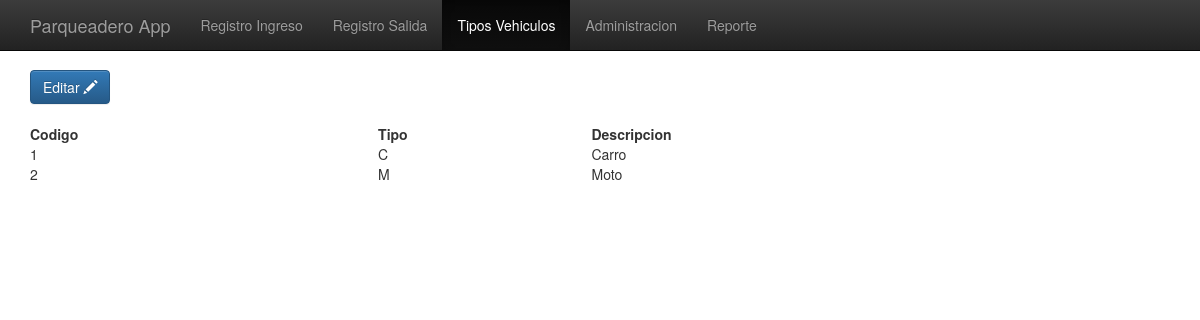
The page /index.php/tipovehiculo on the database its author committed.
### tables this page shows
CREATE TABLE `tipos_vehiculos` (
  `id_tipo_vehiculo` int(11) NOT NULL AUTO_INCREMENT,
  `tipo` char(2) NOT NULL,
  `descripcion` varchar(20) NOT NULL,
  PRIMARY KEY (`id_tipo_vehiculo`)
);

### application/controllers/Tipovehiculo.php (called while the page is built, shortened)
<?php
class Tipovehiculo extends CI_Controller {
	function __construct(){
		$this->load->model('tipovehiculo_model');
	}
	public function index()
	{
		$data['seleccion'] = 'tipovehiculo';
		$this->load->view('encabezado',$data);
		$data['tipos'] = $this->tipovehiculo_model->traer_datos();
		$this->load->view('tipovehiculo',$data);
		$this->load->view('footer');
	}
}

### index.php (called while the page is built, shortened)
<?php
require_once BASEPATH.'core/CodeIgniter.php';

### application/models/Tipovehiculo_model.php (called while the page is built, shortened)
<?php
class Tipovehiculo_model extends CI_Model {
	private $tabla = 'tipos_vehiculos';
	public function traer_datos()
	{
		$query = $this->db->get($this->tabla);
		if ($query->num_rows() > 0) return $query;
		else return false;
	}
}

### application/views/tipovehiculo.php (the view, shortened to what this page needs)
<div id="herramientas" class="container">
	<button id="button" type="button" class="btn btn-primary">
      Editar <span class=" glyphicon glyphicon-pencil"></span>
    </button>
</div>
<br>
<div class="container">
	<table name='tipovehiculo' id="example" class="display cell-border compact" cellspacing="0" width="100%">
		<thead>
			<tr>
				<th>Codigo</th>
				<th>Tipo</th>
				<th>Descripcion</th>
			</tr>
		</thead>
		<tbody>
			<?php
			foreach ($tipos->result() as $value) {
				?>
				<tr>
					<td><?php echo $value->id_tipo_vehiculo; ?></td>
					<td><?php echo $value->tipo; ?></td>
					<td><?php echo $value->descripcion; ?></td>
				</tr>
				<?php
			} ?>
		</tbody>
	</table>
</div>

### assets/css/theme.css (style rules this page uses)
body { padding-top: 70px; padding-bottom: 30px; }

### rows shown on the page
tipos_vehiculos: id_tipo_vehiculo "1", tipo "C", descripcion "Carro"
tipos_vehiculos: id_tipo_vehiculo "2", tipo "M", descripcion "Moto"

### other values the page prints
$value "Registro Ingreso"
$value "Registro Salida"
$value "Tipos Vehiculos"
$value "Administracion"
$value "Reporte"
